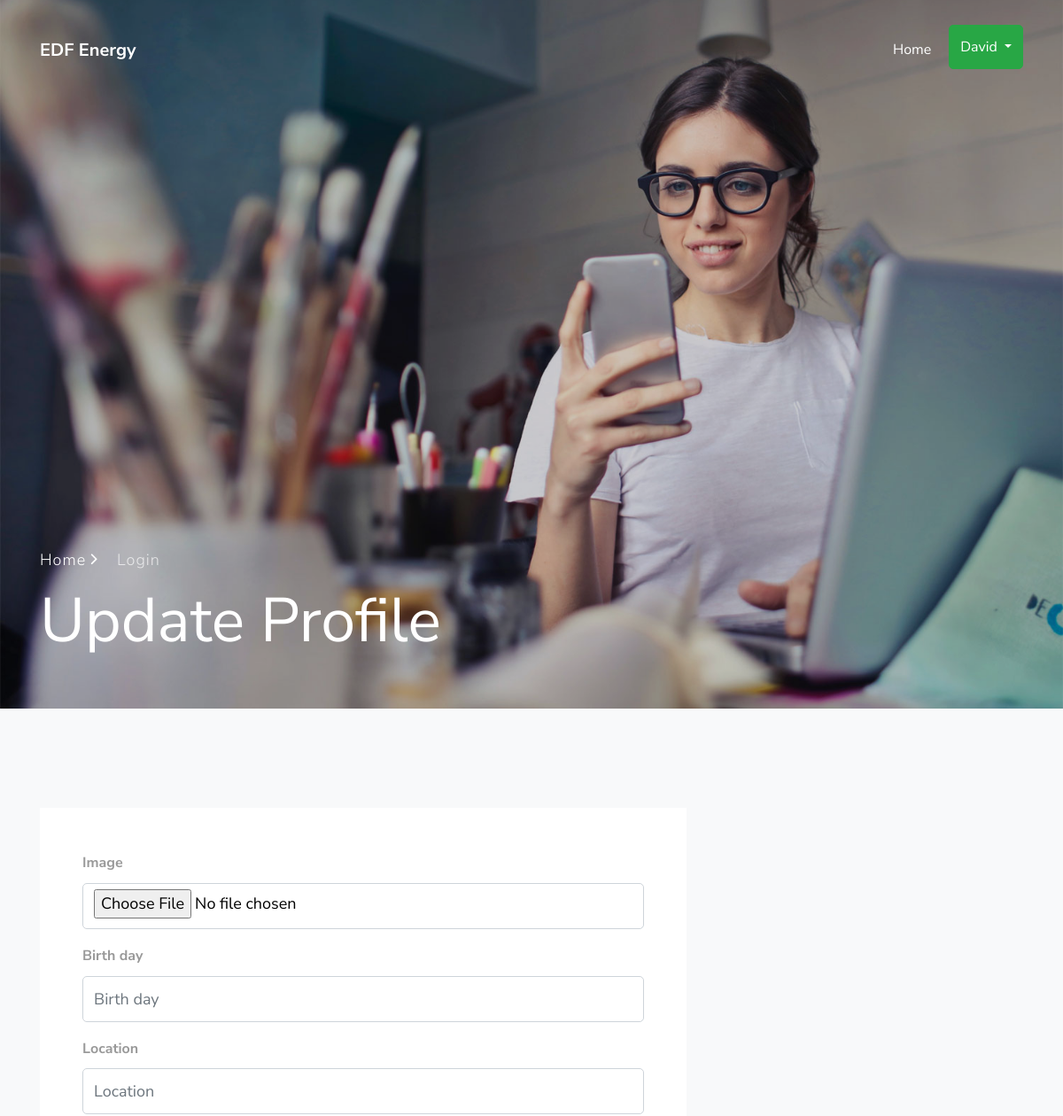
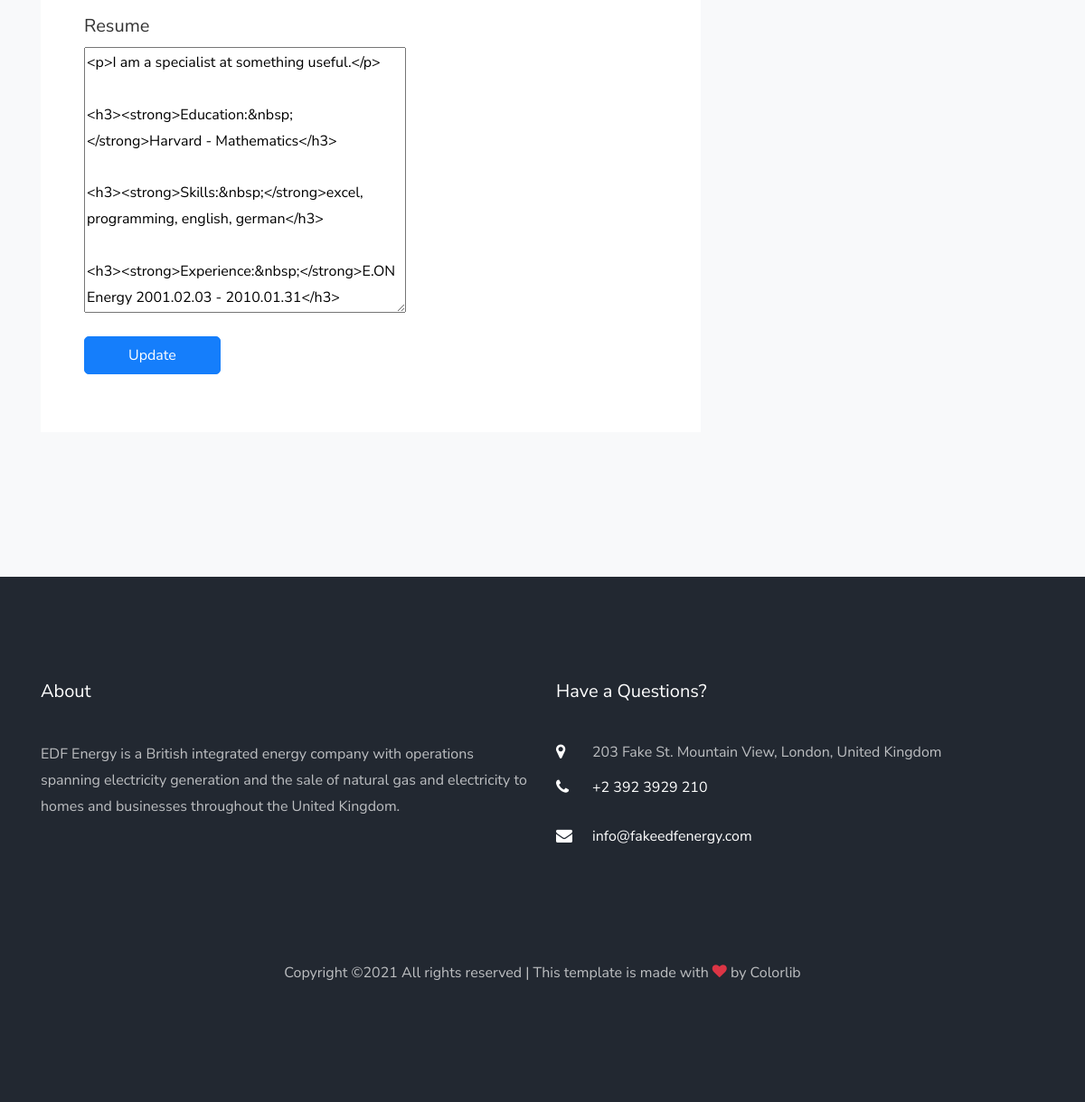
Page /users/update-profile/11/ (signed in) on the committed database (2 pictures, top to bottom).
### users/models.py (models this page shows, shortened)
class Account(AbstractBaseUser, PermissionsMixin):
    email = models.EmailField(_('email address'), unique=True)
    first_name = models.CharField(_('first name'), max_length=50, blank=False)
    last_name = models.CharField(_('last name'), max_length=50, blank=False)
    date_joined = models.DateTimeField(_('date joined'), auto_now_add=True)
    is_active = models.BooleanField(_('active'), default=True)
    is_staff = models.BooleanField(_('is_staff'), default=False)
    is_employee = models.BooleanField(default=False)
    is_employer = models.BooleanField(default=False)
    objects = UserManager()
    USERNAME_FIELD = 'email'
    REQUIRED_FIELDS = []
    class Meta:
        verbose_name = _('user')
        verbose_name_plural = _('users')
    def get_profile_id(self):
        return self.profile.id
    def count_unread_messages(self):
        return self.invites.filter(unread=True).count()

class Profile(models.Model):
    user = models.OneToOneField(Account, on_delete=models.CASCADE, related_name="profile")
    image = models.ImageField(upload_to="media/users", default="media/users/person_1.jpg")
    birth_day = models.DateField(default=None, blank=True, null=True)
    location = models.CharField(max_length=100, blank=True)
    resume = RichTextField(blank=True)
    company = models.CharField(max_length=250, blank=True)
    wish_list = models.ManyToManyField(Job, default=None, blank=True, related_name="wish_list")

### users/views.py (the view, shortened to what this page needs)
# urls.py: path('update-profile/<int:pk>/', UserUpdateView.as_view(), name='update_profile'),
@method_decorator(login_required(login_url='/users/login'), name='dispatch')
class UserUpdateView(SuccessMessageMixin, UpdateView):
    model = Profile
    success_message = "You updated your profile!"
    template_name = 'users/update.html'
    form_class = UserUpdateForm
    def get(self, request, *args, **kwargs):
        self.object = self.get_object()
        if self.object.user != request.user:
            return HttpResponseRedirect('/')
        return super(UserUpdateView, self).get(request, *args, **kwargs)

### users/forms.py
class UserUpdateForm(forms.ModelForm):
    class Meta:
        model = Profile
        exclude = ('user',)
        widgets = {
            'birthday': forms.DateInput(attrs={'type': 'date'})
        }

### templates/users/update.html (shortened to what this page needs)
{% extends 'base.html' %}
{% load static %}
{% block content %}
<div class="hero-wrap js-fullheight" style="background-image: url('{% static 'images/bg_2.jpg' %}');" data-stellar-background-ratio="0.5">      <div class="overlay"></div>
      <div class="container">
        <div class="row no-gutters slider-text js-fullheight align-items-end justify-content-start" data-scrollax-parent="true">
          <div class="col-md-8 ftco-animate text-center text-md-left mb-5" data-scrollax=" properties: { translateY: '70%' }">
          	<p class="breadcrumbs" data-scrollax="properties: { translateY: '30%', opacity: 1.6 }"><span class="mr-3"><a href="index.html">Home <i class="ion-ios-arrow-forward"></i></a></span> <span>Login</span></p>
            <h1 class="mb-3 bread" data-scrollax="properties: { translateY: '30%', opacity: 1.6 }">Update Profile</h1>
          </div>
        </div>
      </div>
    </div>
    <div class="ftco-section bg-light">
      <div class="container">
        <div class="row">
          <div class="col-md-12 col-lg-8 mb-5">
                {% if user.is_employee %}
			     <form action="#" class="p-5 bg-white" method="post">
                     {% for field in form.visible_fields|slice:"3" %}
                         <div class="row form-group">
                            <div class="col-md-12 mb-3 mb-md-0">
                              <label class="font-weight-bold" for="fullname">{{ field.label }}</label>
                              <input type="{{ field.field.widget.input_type }}" id="fullname" class="form-control" placeholder="{{ field.label }}" name="{{ field.html_name }}">
                            </div>
                         </div>
                     {% endfor %}
                    <div class="row form-group">
                        <div class="col-md-12 mb-3 mb-md-0"><h5>Resume</h5>
                            {{ form.resume }}
                        </div>
                    </div>
                 <div class="row form-group">
                    <div class="col-md-12">
                        <input type="submit" value="Update" class="btn btn-primary  py-2 px-5">
                    </div>
                 </div>
                 </form>
                {% endif %}
          </div>
        </div>
      </div>
    </div>
  {% endblock %}

### templates/base.html (shortened to what this page needs)
{% load static %}
<!DOCTYPE html>
<html lang="en">
  <head>
    <link rel="stylesheet" href="{% static "css/open-iconic-bootstrap.min.css" %}">
    <link rel="stylesheet" href="{% static "css/animate.css" %}">
    <link rel="stylesheet" href="{% static "css/owl.carousel.min.css" %}">
    <link rel="stylesheet" href="{% static "css/owl.theme.default.min.css" %}">
    <link rel="stylesheet" href="{% static "css/magnific-popup.css" %}">
    <link rel="stylesheet" href="{% static "css/aos.css" %}">
    <link rel="stylesheet" href="{% static "css/ionicons.min.css" %}">
    <link rel="stylesheet" href="{% static "css/bootstrap-datepicker.css" %}">
    <link rel="stylesheet" href="{% static "css/jquery.timepicker.css" %}">
    <link rel="stylesheet" href="{% static "css/flaticon.css" %}">
    <link rel="stylesheet" href="{% static "css/icomoon.css" %}">
    <link rel="stylesheet" href="{% static "css/style.css" %}">
  </head>
  <body>
	  <nav class="navbar navbar-expand-lg navbar-dark ftco_navbar bg-dark ftco-navbar-light" id="ftco-navbar">
	    <div class="container">
	      <a class="navbar-brand" href="{% url 'jobs:home' %}">EDF Energy</a>
	      <div class="collapse navbar-collapse" id="ftco-nav">
	        <ul class="navbar-nav ml-auto">
	          <li class="nav-item"><a href="{% url 'jobs:home' %}" class="nav-link">Home</a></li>
                {% if user.is_authenticated and user.is_employee %}
                    <div class="btn-group">
                      <button type="button" class="btn btn-success dropdown-toggle" style="height:50px" data-toggle="dropdown" aria-haspopup="true" aria-expanded="false">
                                              {{ user.first_name }}
                      </button>
                    </div>
                {% endif %}
	        </ul>
	      </div>
	    </div>
	  </nav>
{% block content %}
  {% endblock %}
    <footer class="ftco-footer ftco-bg-dark ftco-section">
      <div class="container">
        <div class="row mb-5">
        	<div class="col-md">
             <div class="ftco-footer-widget mb-4">
              <h2 class="ftco-heading-2">About</h2>
              <p>EDF Energy is a British integrated energy company with operations spanning electricity generation and the sale of natural gas and electricity to homes and businesses throughout the United Kingdom.</p>
              <ul class="ftco-footer-social list-unstyled float-md-left float-lft mt-3">
              </ul>
            </div>
          </div>
          <div class="col-md">
            <div class="ftco-footer-widget mb-4">
            	<h2 class="ftco-heading-2">Have a Questions?</h2>
            	<div class="block-23 mb-3">
	              <ul>
	                <li><span class="icon icon-map-marker"></span><span class="text">203 Fake St. Mountain View, London, United Kingdom</span></li>
	                <li><a href="#"><span class="icon icon-phone"></span><span class="text">+2 392 3929 210</span></a></li>
	                <li><a href="#"><span class="icon icon-envelope"></span><span class="text">info@fakeedfenergy.com</span></a></li>
	              </ul>
	            </div>
            </div>
          </div>
        </div>
        <div class="row">
          <div class="col-md-12 text-center">
            <p>
  Copyright &copy;<script>document.write(new Date().getFullYear());</script> All rights reserved | This template is made with <i class="icon-heart text-danger" aria-hidden="true"></i> by <a href="https://colorlib.com" target="_blank">Colorlib</a>
  </p>
          </div>
        </div>
      </div>
    </footer>
  </body>
</html>

### static/css/icomoon.css (style rules this page uses)
[class^="icon-"], [class*=" icon-"] { font-family: 'icomoon' !important; speak: none; font-style: normal; font-weight: normal; font-variant: normal; text-transform: none; line-height: 1; -webkit-font-smoothing: antialiased; -moz-osx-font-smoothing: grayscale; }
.icon-heart:before { content: "\f004"; }
.icon-map-marker:before { content: "\f041"; }
.icon-phone:before { content: "\f095"; }
.icon-envelope:before { content: "\f0e0"; }

### rows in the picture
Account: first_name "David"
Profile: resume "<p>I am a specialist at something useful.</p> <h3><strong>Education:&nbsp;</strong>Harvard - Mathematics</h3> <h3><strong>Skills:&nbsp;</strong>excel, programming, english, german</h3> <h3><strong>Experience:&nbsp;</strong>E.ON Energy 2001.02.03 - 2010.01.31</h3>"

### other values in the picture
{{ field.label }} "Image" "Birth day" "Location"
